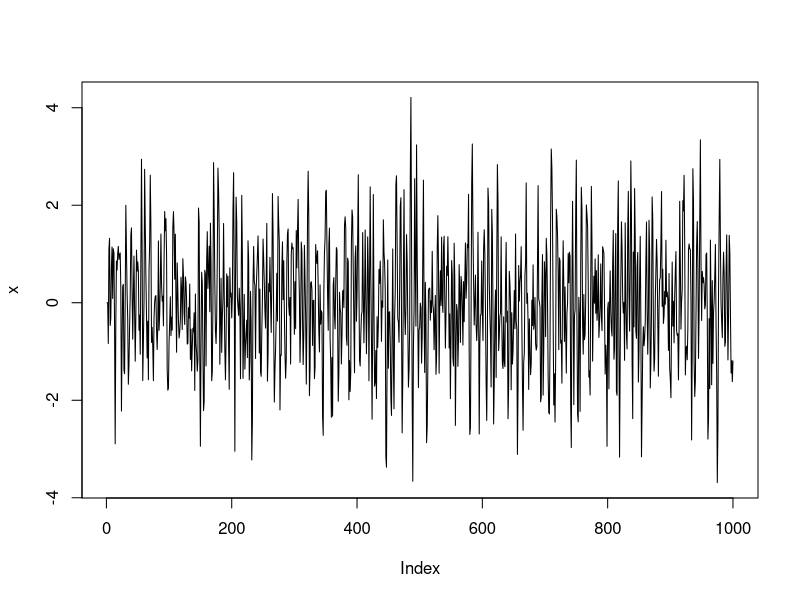
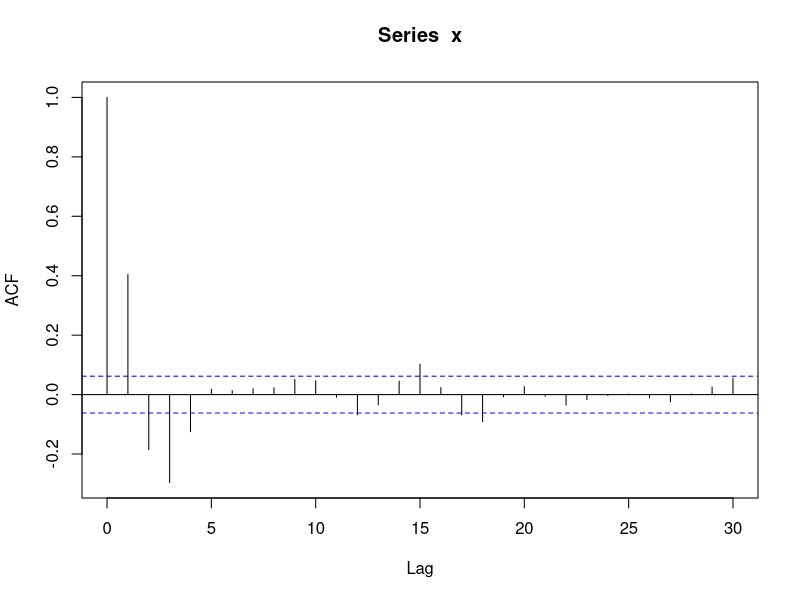

The R script that drew these images, in order:
#AR Model Demonstration
set.seed(1)

#generate values for w(t) white noise
w<-rnorm(1000)

#generate values for x(t) time series x(t=1)=0
x<-rep(0,1000)

#we simulate AR(2) with coefficients (0.6 and -0.4)
for(t in 3:1000) x[t]<-0.6*x[t-1]-0.4*x[t-2]+w[t]

plot(x,type="l")
acf(x)

#lets try to use AR(2) to figure out the coefficients
#we use maximum likelihood estimator to find out the coefficients
x.ar<- ar(x,method="mle")

#print out the order of AR (it should be 2 of course)
x.ar$order

#print out the coefficients we calculate with MLE
x.ar$ar
